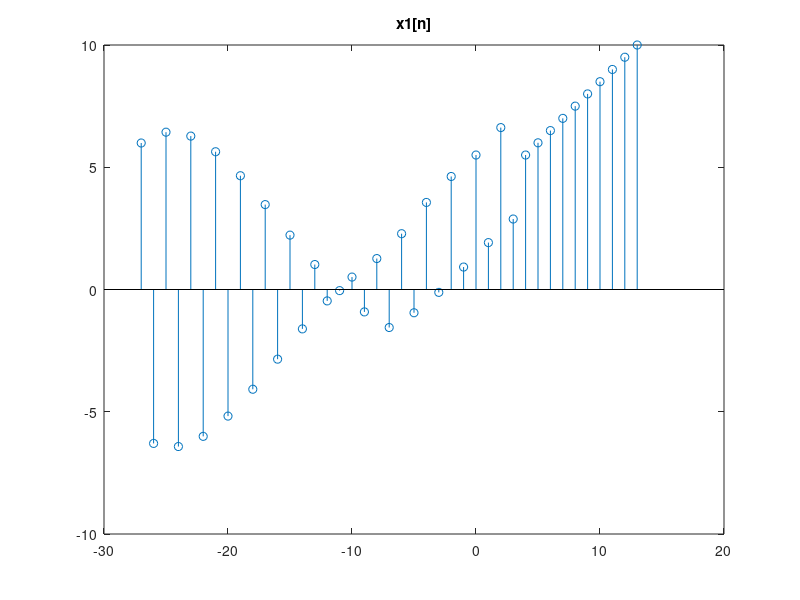
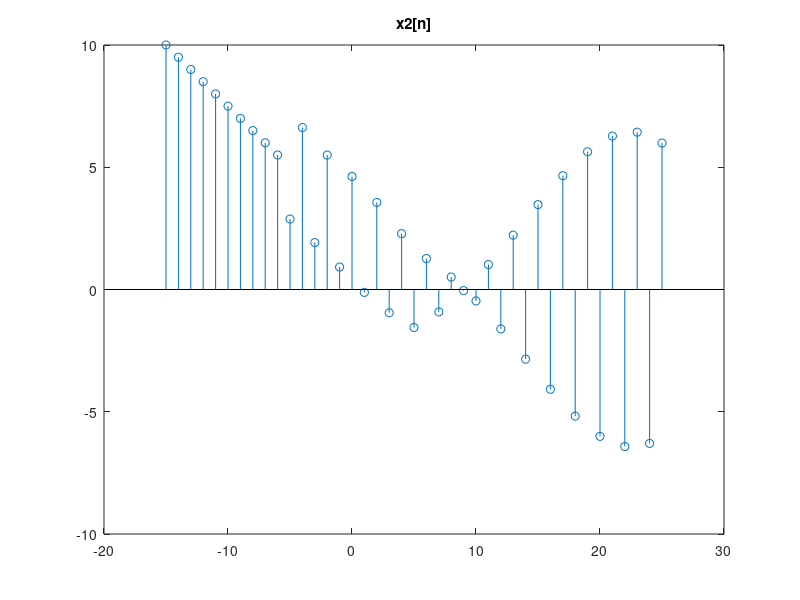
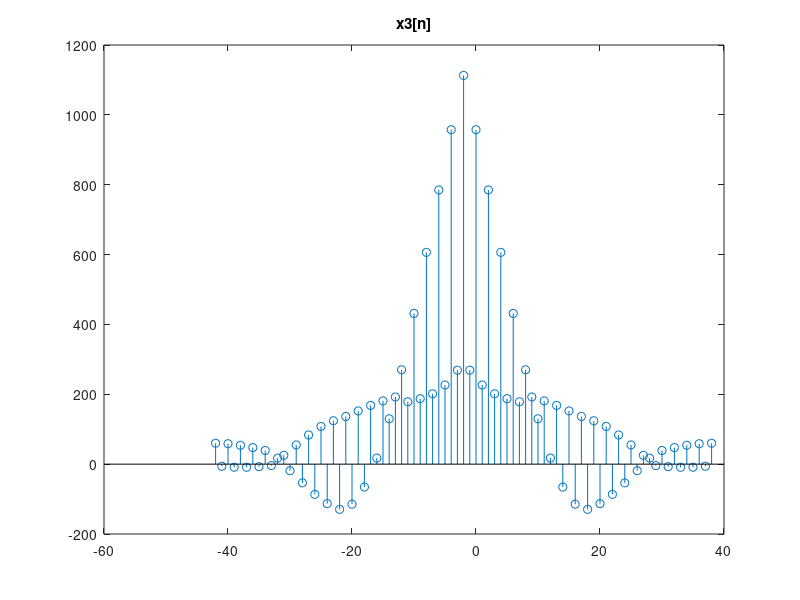
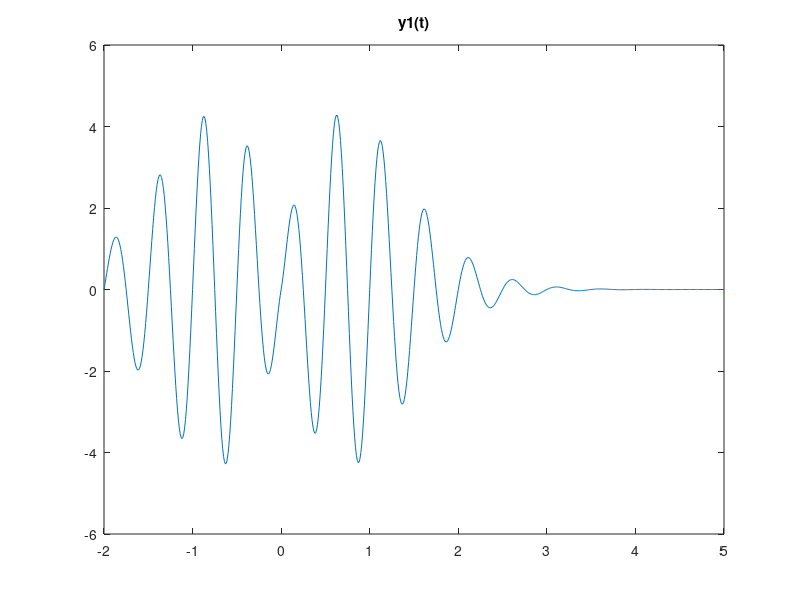

Reproduce these figures in MATLAB, in order.
clear all
close all

%% 1st exercise
n=[-27:13];

% 1st signal--x1[n]
x1=2.*(-n+3>=0).*(cos(3*n)).*(exp(abs(n/20)))+((1/2).*(7+n).*(7+n>=0));

figure(1);
stem(n,x1);
title('x1[n]');

% 2nd signal--x2[n]
n2=-n(end:-1:1)-2;
x2=x1(end:-1:1);

figure(2);
stem(n2,x2);
title('x2[n]');

% 3rd signal--x3[n]
n3=n(1)+n2(1):n(end)+n2(end);
y3=conv(x1,x2);

figure(3);
stem(n3, y3);
title('x3[n]');

%% 2nd exercise
DT=0.01;
t=[-2:DT:5];

% 1st signal--y1(t)
y1=((abs(t/2)).^(-(abs(2*t)))).*sin(4*pi*t);

figure(4);
plot(t, y1);
title('y1(t)');

% 2nd signal--y2(t)
t2=-t(end:-1:1);
y2=y1(end:-1:1);

figure(5);
plot(t2, y2);
title('y2(t)');

% 3rd signal--y4(t)=y1(t)*y2(t)
t4=t(1)+t2(1):DT:t(end)+t2(end);
y4=conv(y1, y2)*DT;

figure(6);
plot(t4, y4);
title('y4(t)=y1(t)*y2(t)');



